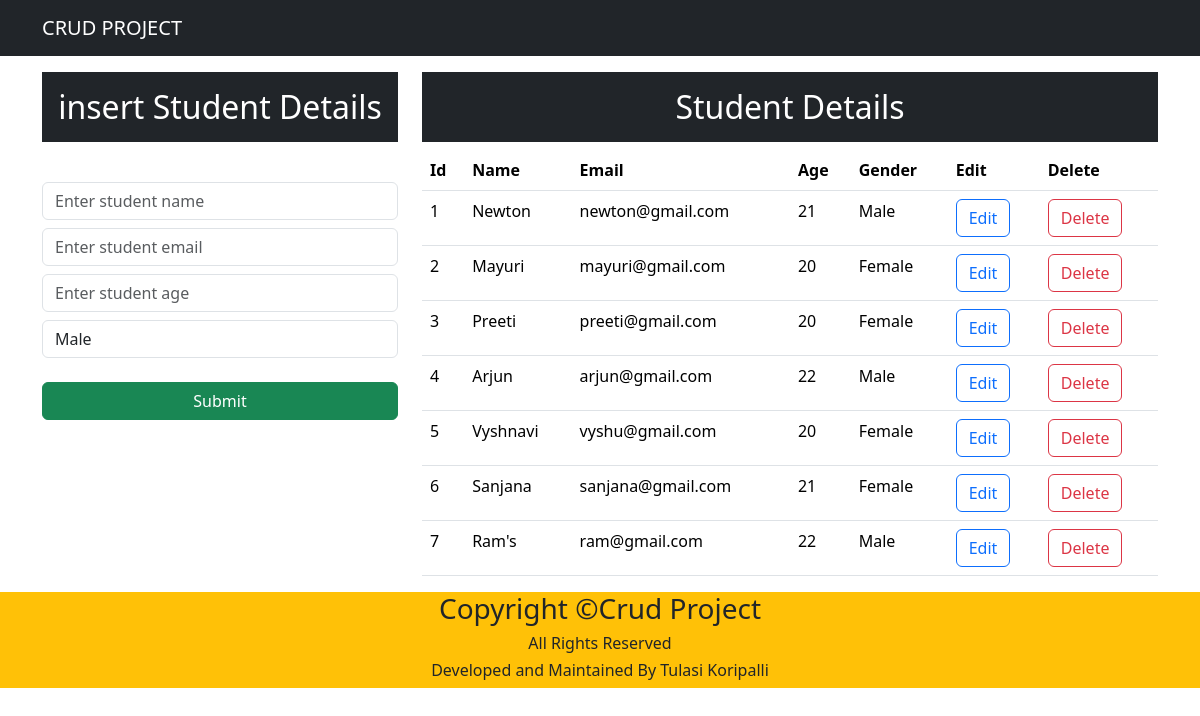
The page / on the database its author committed.
### app/models.py (models this page shows, shortened)
class Student(models.Model):
    name=models.CharField(max_length=25,blank=False)
    email=models.EmailField()
    age=models.IntegerField()
    gender=models.CharField(max_length=25,blank=False)

### app/views.py (the view)
# urls.py: path('',views.index,name="index"),
def index(request):
    data=Student.objects.all()
    context={"data":data}
    return render(request,"index.html",context)

### templates/index.html (shortened to what this page needs)
<!DOCTYPE html>
<html lang="en">
<head>
    <link href="https://cdn.jsdelivr.net/npm/bootstrap@5.3.3/dist/css/bootstrap.min.css" rel="stylesheet">
</head>
<body>
    <nav class="navbar navbar-expand-lg navbar-dark bg-dark">
        <div class="container">
        <a class="navbar-brand" href="#">CRUD PROJECT</a>
        </div>
    </nav>
    <div class="container mt-3">
        <div class="row">
            <div class="col-md-4">
                <h2 class="text-white bg-dark text-center p-3">insert Student Details</h2>
                <br>
                <form action="/insert" method="post"> {% csrf_token %}
                    <div class="form-group">
                    <input type="text" class="form-control mt-2" placeholder="Enter student name" name="name" required>
                    </div>
                    <div class="form-group">
                        <input type="email" class="form-control mt-2" placeholder="Enter student email" name="email" required>
                    </div>
                    <div class="form-group">
                        <input type="number" class="form-control mt-2" placeholder="Enter student age" name="age" required>
                    </div>
                    <div class="form-group">
                        <select name="gender" class="form-control mt-2" id="gender">
                            <option value="Male">Male</option>
                        </select>
                    </div>
                  <div class="d-grid gap-2">
                    <button class="btn btn-success" type="submit">Submit</button>
                  </div>
                </form>
            </div>
            <div class="col-md-8">
                <h2 class="text-center text-white bg-dark p-3">Student Details</h2>
                <table class="table">
                    <thead>
                        <tr>
                            <th>Id</th>
                            <th>Name</th>
                            <th>Email</th>
                            <th>Age</th>
                            <th>Gender</th>
                            <th>Edit</th>
                            <th>Delete</th>
                        </tr>
                    </thead>
                    <tbody>
                        {% for d in data %}
                        <tr>
                            <td>{{d.id}}</td>
                            <td>{{d.name}}</td>
                            <td>{{d.email}}</td>
                            <td>{{d.age}}</td>
                            <td>{{d.gender}}</td>
                            <td><a button href="/update/{{d.id}}" class="btn btn-outline-primary">Edit</a></button></td>
                            <td><a button href="/delete/{{d.id}}" class="btn btn-outline-danger">Delete</a></button></td>
                        </tr>
                        {% endfor %}
                    </tbody>
                </table>
            </div>
        </div>
    </div>
    <footer class="text-center bg-warning">
        <div>
          <div class="row">
            <div class="col">
              <h3>Copyright &copy;Crud Project</h3>
              <h6>All Rights Reserved</h6>
              <h6>Developed and Maintained By Tulasi Koripalli</h6>
            </div>
          </div>
        </div>
      </footer>
</body>
</html>

### rows shown on the page
Student: id "1", name "Newton", email "newton@gmail.com", age "21", gender "Male"
Student: id "2", name "Mayuri", email "mayuri@gmail.com", age "20", gender "Female"
Student: id "3", name "Preeti", email "preeti@gmail.com", age "20", gender "Female"
Student: id "4", name "Arjun", email "arjun@gmail.com", age "22", gender "Male"
Student: id "5", name "Vyshnavi", email "vyshu@gmail.com", age "20", gender "Female"
Student: id "6", name "Sanjana", email "sanjana@gmail.com", age "21", gender "Female"
Student: id "7", name "Ram's", email "ram@gmail.com", age "22", gender "Male"
